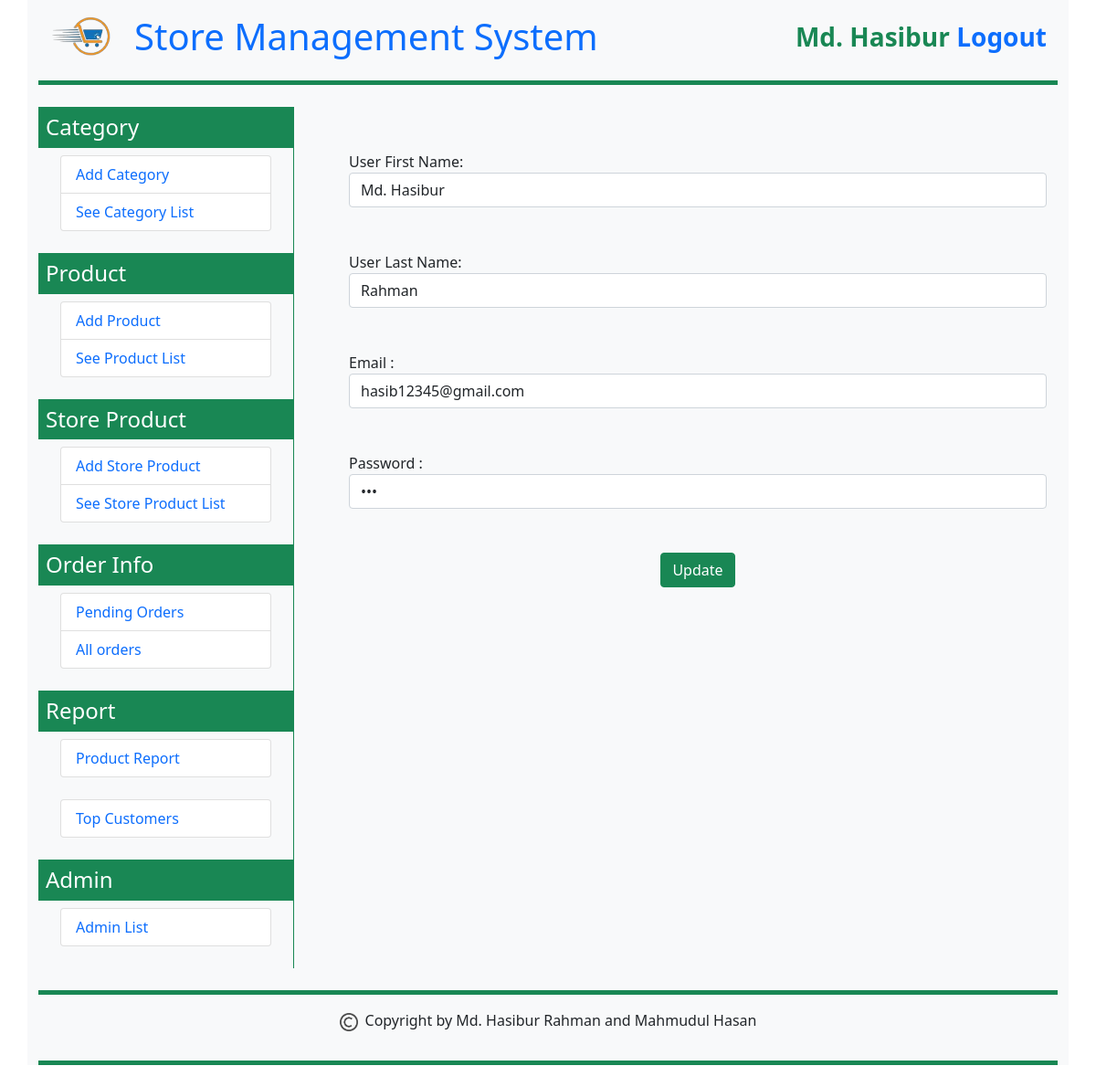
Page /sms/user_update.php?id=1 (signed in) on the committed database.
### tables this page shows
CREATE TABLE `users` (
  `user_id` int(11) NOT NULL,
  `user_first_name` varchar(30) NOT NULL,
  `user_last_name` varchar(30) NOT NULL,
  `user_email` varchar(40) NOT NULL,
  `user_password` varchar(32) NOT NULL
);

### sms/user_update.php (the view, shortened to what this page needs)
<?php
require('connector.php');
$user_first_name = $_SESSION['user_first_name'];
$user_last_name = $_SESSION['user_last_name'];
if (!empty($user_first_name) && !empty($user_last_name)) {
?>
<!DOCTYPE html>
<html>
<head>
    <link href="https://cdn.jsdelivr.net/npm/bootstrap@5.0.2/dist/css/bootstrap.min.css" rel="stylesheet">
</head>
    <body>
        <div class="container bg-light">
            <div class="container-fluid border-bottom border-success border-5 mb-4 py-3">
                <?php include('fixed_part/topbar.php'); ?>
            </div>
            <div class="container-fluid">
                <div class="row">
                    <div class="col-sm-3 bg-light p-0 m-0">
                        <?php include('fixed_part/left_part.php'); ?>
                    </div>
                    <div class="col-sm-9 border-start border-success">
                        <div class="container p-4 m-4">
                            <?php
                            if(isset( $_GET['id'])){
                                $getid =  $_GET['id'];
                                $sql = "SELECT * FROM users where user_id=$getid";
                                $query = $conn->query($sql);
                                $data = mysqli_fetch_array($query);
                                $user_first_name  = $data['user_first_name'];
                                $user_last_name   = $data['user_last_name'];
                                $user_email       = $data['user_email'];
                                $user_password    = $data['user_password'];
                            }
                            ?>
                            <form action="<?php echo $_SERVER['PHP_SELF'] ?>" method="GET">
                                User First Name: <br>
                                <input type="text" class="form-control" name="user_first_name" value="<?php echo $user_first_name?>"><br><br>
                                User Last Name: <br>
                                <input type="text" class="form-control" name="user_last_name" value="<?php echo $user_last_name?>"><br><br>
                                Email : <br>
                                <input type="email" class="form-control" name="user_email" value="<?php echo $user_email?>"><br><br>
                                Password : <br>
                                <input type="password" class="form-control" name="user_password" value="<?php echo $user_password?>"><br><br>
                                <div class="text-center">
                                    <input type="submit" name="Update" class="btn btn-success" value="Update">
                                </div>
                            </form>
                        </div>
                    </div>
                </div>
            </div>
            <div class="container-fluid border-bottom border-top border-success border-5 mt-4 mb-4 py-3">
                <?php include('fixed_part/footer.php'); ?>
            </div>
        </div>
    </body>
</html>
<?php
} else {
    header('location:login.php');
}
?>

### rows in the picture
users: user_first_name "Md. Hasibur", user_last_name "Rahman", user_email "hasib12345@gmail.com"

### other values in the picture
$user_first_name "Md. Hasibur"
